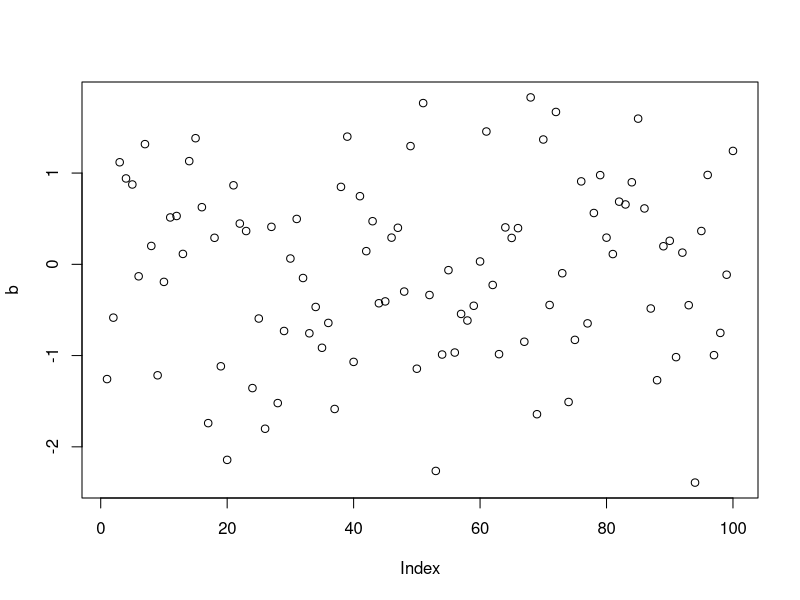
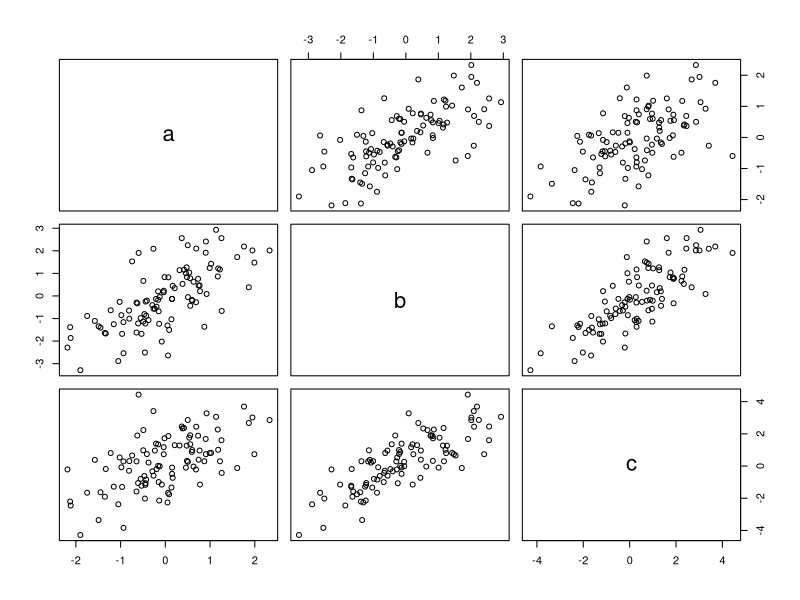
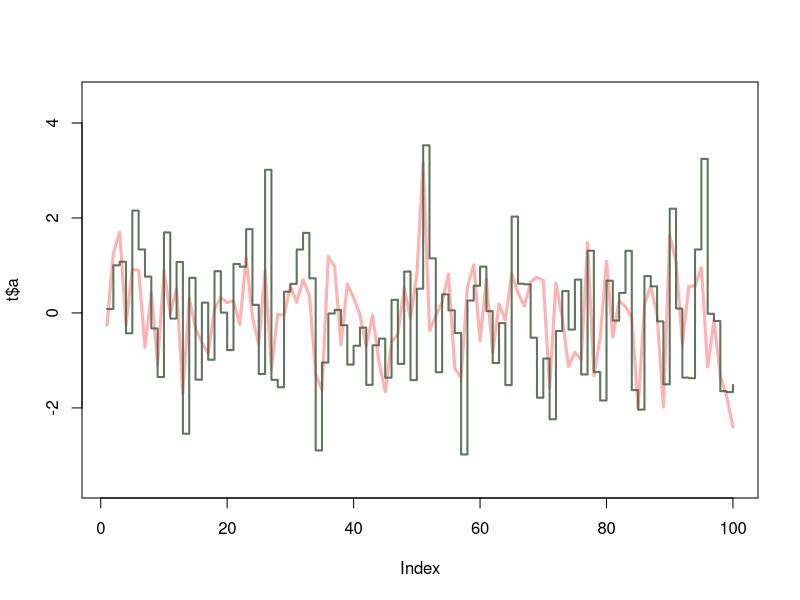
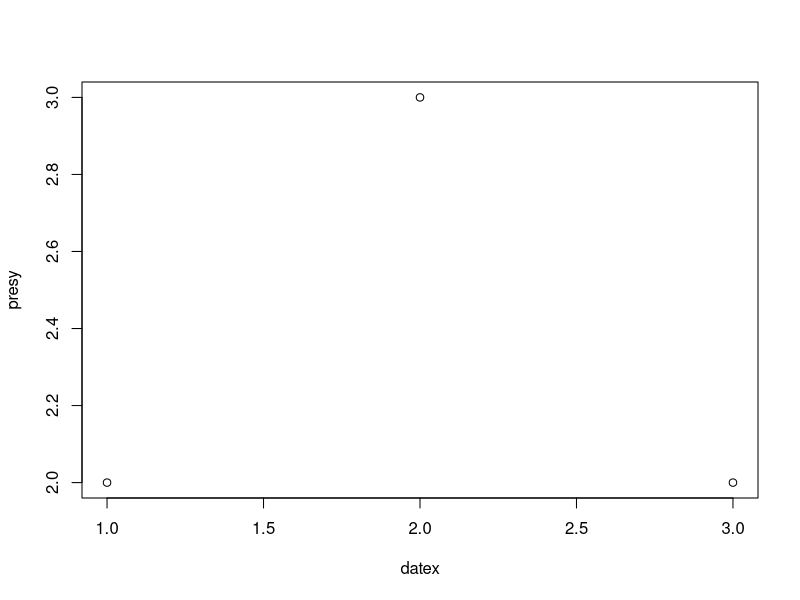

These figures' R source, in order:
## ---- chunk 1
(1/19)*100
## ---- chunk 2
year = 2014
start = 2013
birth = 1995
result = ((year-start)/(year-birth))*100
result
## ---- chunk 3
a = c(4,5,8,11)
sum(x=a)
## ---- chunk 4
b = rnorm(100)
plot(b)
## ---- chunk 5
help("sqrt")
## ---- chunk 6
P = seq(from=31, to=60, by=1)
Q = matrix(data=rnorm(30), ncol=5)
## ---- chunk 7
x1 = c(rnorm(100))
x2 = c(rnorm(100))
x3 = c(rnorm(100))
t = data.frame(a=x1,b=x1+x2,c=x1+x2+x3)
plot(t)
## ---- chunk 8
x1 = c(rnorm(100))
x2 = c(rnorm(100))
x3 = c(rnorm(100))
t = data.frame(a=x1,b=x1+x2,c=x1+x2+x3)

plot(t$a, type="l", ylim=range(t), lwd=3, col=rgb(1,0,0,0.3))
lines(t$b, type="s", lwd=2, col=rgb(0.3,0.4,0.3,0.9))
points(t$c, pch=20, cex=4, col=rgb(0,0,0.1,0.))
## ---- chunk 9
d = read.table(file="tst1.txt", header= TRUE)
d = data.frame(a=d$a, g=d$g*5, x=d$x)
write.table(d, file="tst2.txt", row.names = FALSE)
## ---- chunk 10
mean(sqrt(c(rnorm(100))))
## ---- chunk 11
datex=c(1,2,3)
presy=c(2,3,2)
plot(datex,presy)
## ---- chunk 12
v=c(rnorm(100))
for(i in 1:100)
{
  if(v[i] > 90)
  {v[i]= v[i]*10}
  else if (v[i] < 5)
  {v[i]= v[i]*10}
  else 
  {v[i]= v[i]*0.1}
}
## ---- chunk 13
func1 = function(arg1)
{
  for(i in length(arg1))
  {
    if(arg1[i] > 90)
    {arg1[i]= arg1[i]*10}
    else if (v[i] < 5)
    {arg1[i]= arg1[i]*10}
    else 
    {arg1[i]= arg1[i]*0.1}
  }
}
